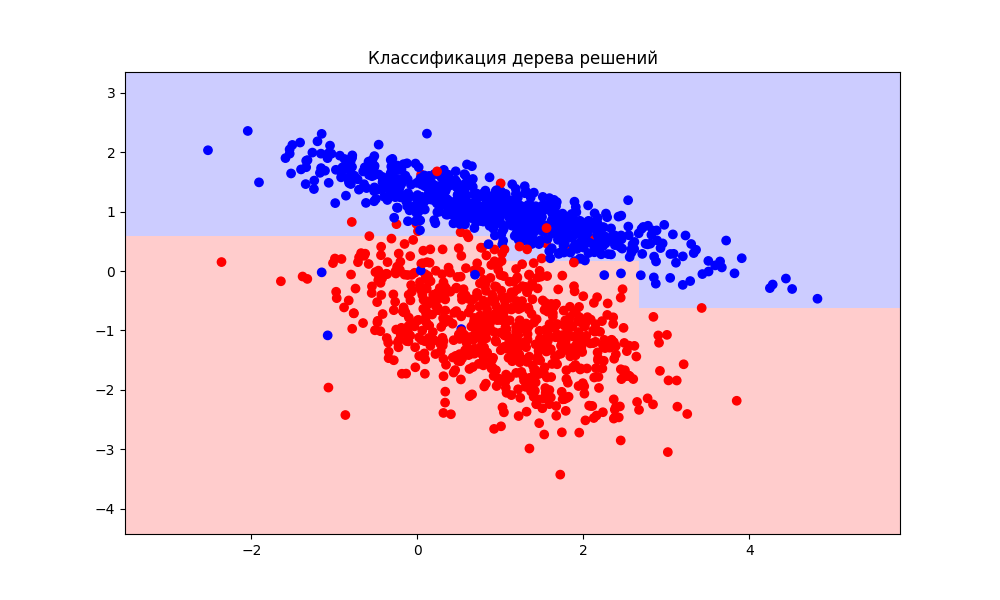

Recreate this plot in Python.
import numpy as np
import matplotlib.pyplot as plt
from sklearn.datasets import make_classification
from sklearn.metrics import accuracy_score
import graphviz



class Node:
    def __init__(self, feature_index=None, threshold=None, left=None, right=None, value=None):
        """

        :param feature_index: - индекс признака, по которому разбивается вершина
        :param threshold: - пороговое значение, по которому разбивается вершина
        :param left: - левое поддерево
        :param right: - правое поддерево
        :param value: - значение в листовой вершине
        """
        self.feature_index = feature_index
        self.threshold = threshold
        self.left = left
        self.right = right
        self.value = value


class DecisionTree:
    def __init__(self, min_samples_split=2, max_depth=100, features_count=None):
        """

        :param min_samples_split: - минимальное количество образцов, необходимых для разделения узла
        :param max_depth: - максимальная глубина дерева
        :param features_count: - количество признаков для рассмотрения при поиске лучшего разделения
        """
        self.min_samples_split = min_samples_split
        self.max_depth = max_depth
        self.features_count = features_count
        self.root = None

    def fit(self, X, y):
        """
        Обучает дерево на входных данных, выращивая дерево рекурсивно с помощью метода build_tree.
        :param X: - входные данные
        :param y: - входные данные
        :return:
        """
        self.features_count = X.shape[1] if self.features_count is None else min(self.features_count, X.shape[1])
        self.root = self.build_tree(X, y)

    def build_tree(self, X, y, depth=0):
        """
        1) Проверяет, достигнута ли максимальная глубина, есть ли только одна метка в данных
        или количество образцов меньше минимального, необходимого для разделения (min_samples_split).
        Создается листовой узел с наиболее распространенной меткой данных, если какое то из условий выполнено.
        2) Случайным образом выбирает множество признаков,
         лучший признак и порог находятся с помощью метода _best_criteria.
        3) Данные разделяются с использованием лучшего признака и порога,
        рекурсивно вызывается метод _grow_tree для левого и правого подмножеств.
        Создается новый узел с лучшим признаком, порогом, левым и правым узлами.

        :param X: - входные данные
        :param y: - входные данные
        :param depth: - глубина
        :return:
        """
        n_samples, n_features = X.shape
        n_labels = len(np.unique(y))

        if depth >= self.max_depth or n_labels == 1 or n_samples < self.min_samples_split:
            leaf_value = self._most_common_label(y)
            return Node(value=leaf_value)

        feature_index = np.random.choice(n_features, self.features_count, replace=False)

        best_feature, best_thresh = self.check_best_criteria(X, y, feature_index)

        left_index, right_index = self.split_data(X[:, best_feature], best_thresh)
        left = self.build_tree(X[left_index, :], y[left_index], depth + 1)
        right = self.build_tree(X[right_index, :], y[right_index], depth + 1)

        return Node(best_feature, best_thresh, left, right)

    def check_best_criteria(self, X, y, feature_index):
        """
        Ищет лучший признак и порог, перебирая выбранные признаки и пороги.
        :param X: - входные данные
        :param y: - входные данные
        :param feature_index: - индекс признака
        :return:
        """
        best_gain = -1
        split_index, split_thresh = None, None
        for feat_idx in feature_index:
            X_column = X[:, feat_idx]
            thresholds = np.unique(X_column)
            for threshold in thresholds:
                gain = self.calculate_information_gain(y, X_column, threshold)
                if gain > best_gain:
                    best_gain = gain
                    split_index = feat_idx
                    split_thresh = threshold
        return split_index, split_thresh

    def split_data(self, X_column, split_thresh):
        """
        Разделяет выборки по пороговому значению
        :param X_column:
        :param split_thresh:
        :return:
        """
        left_idexes = np.argwhere(X_column <= split_thresh).flatten()
        right_idexes = np.argwhere(X_column > split_thresh).flatten()
        return left_idexes, right_idexes

    def calculate_information_gain(self, y, X_column, split_thresh):
        """
        Информационный выигрыш вычисляется как разница между энтропией до и после разделения данных.
        :param y: - входные данные
        :param X_column: - - входные данные
        :param split_thresh: - пороговоe значениe
        :return:
        """
        parent_entropy = self.calculate_entropy(y)
        left_idxs, right_idxs = self.split_data(X_column, split_thresh)

        if len(left_idxs) == 0 or len(right_idxs) == 0:
            return 0

        n = len(y)
        n_left, n_right = len(left_idxs), len(right_idxs)
        e_left, e_right = self.calculate_entropy(y[left_idxs]), self.calculate_entropy(y[right_idxs])
        child_entropy = (n_left / n) * e_left + (n_right / n) * e_right

        information_gain = parent_entropy - child_entropy
        return information_gain

    def calculate_entropy(self, y):
        """
        Вычисляет энтропию выборки
        :param y: - выборка
        :return:
        """
        _, counts = np.unique(y, return_counts=True)
        probs = counts / len(y)
        entropy = -np.sum(probs * np.log2(probs))
        return entropy

    def _most_common_label(self, y):
        """
        Возвращает наиболее часто встречающееся значение в выборке
        :param y:
        :return:
        """
        _, counts = np.unique(y, return_counts=True)
        return max(zip(_, counts), key=lambda x: x[1])[0]

    def predict(self, X):
        """
        Прогнозирует метки для новых данных
        :param X: - новые данные
        :return:
        """
        return np.array([self._traverse_tree(x, self.root) for x in X])

    def _traverse_tree(self, x, node):
        """

        :param x:
        :param node:
        :return:
        """
        if node.value is not None:
            return node.value
        if x[node.feature_index] <= node.threshold:
            return self._traverse_tree(x, node.left)
        else:
            return self._traverse_tree(x, node.right)

    def visualize_tree(self):
        """
        Использует рекурсию для обхода узлов дерева и добавляет их в объект Digraph из библиотеки graphviz.
        Если узел содержит значение (лист), добавляем его значение в качестве меткиб
        иначе добавляем условие разбиения (порог и номер признака)
        Если у узла есть левый потомок, добавляем ребро и вызываем `add_nodes` для левого потомка,
        если у узла есть правый потомок, добавляем ребро и вызываем `add_nodes` для правого потомка.
        :return: - возвращает объект `Digraph`
        """
        dot = graphviz.Digraph()

        def add_nodes(node):
            if node.value is not None:
                label = str(node.value)
            else:
                label = "X[" + str(node.feature_index) + "] <= " + str(node.threshold)

            dot.node(str(id(node)), label)

            if node.left is not None:
                dot.edge(str(id(node)), str(id(node.left)))
                add_nodes(node.left)

            if node.right is not None:
                dot.edge(str(id(node)), str(id(node.right)))
                add_nodes(node.right)

        add_nodes(self.root)
        return dot


def main():
    X, y = make_classification(n_samples=1400, n_features=2, n_redundant=0, n_informative=2,
                               random_state=1, n_clusters_per_class=1)
    my_three = DecisionTree(max_depth=3)
    my_three.fit(X, y)
    y_prediction = my_three.predict(X)
    accuracy = accuracy_score(y, y_prediction)
    print(f'Accuracy: {accuracy * 100}%')
    my_three.visualize_tree()

    # Границы построены между классами
    x_min, x_max = X[:, 0].min() - 1, X[:, 0].max() + 1
    y_min, y_max = X[:, 1].min() - 1, X[:, 1].max() + 1
    x_points, y_points = np.meshgrid(np.arange(x_min, x_max, 0.02),
                                     np.arange(y_min, y_max, 0.02))
    predicted_data = my_three.predict(np.c_[x_points.ravel(), y_points.ravel()])
    predicted_data = predicted_data.reshape(x_points.shape)

    plt.figure(figsize=(10, 6))
    plt.pcolormesh(x_points, y_points, predicted_data, cmap='bwr', alpha=0.2)
    plt.scatter(X[:, 0], X[:, 1], c=y, cmap='bwr')
    plt.xlim(x_points.min(), x_points.max())
    plt.ylim(y_points.min(), y_points.max())
    plt.title("Классификация дерева решений")
    plt.savefig('decision_tree.png')
    plt.show()


if __name__ == '__main__':
    main()
